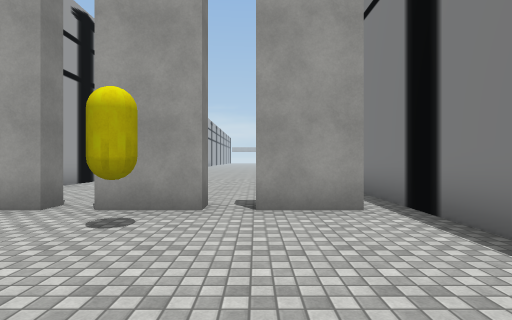
View 1 (above)

15 first-person views from a walk through a scene from a Unity 3-D project. The camera is 1.4 m above the floor, looks level and sees 80° across. The floor is counted in squares, 2 m on a side. Each view is taken from the middle of a square. On the plan, view 1 faces up. The plan holds only what a view shows up to about 10 squares ahead; the rest is blank. The place goes on beyond the plan. The player is left out. Some surface patterns are stand-ins.

View 2
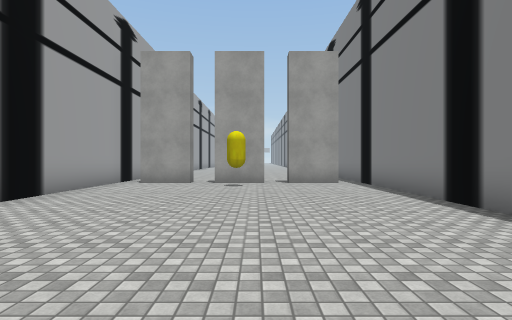

View 3
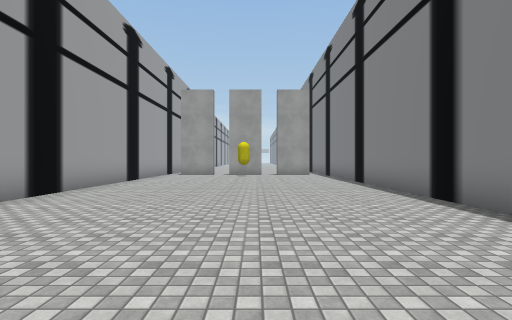

View 4
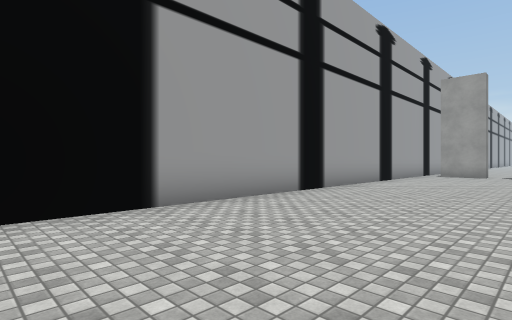

View 5
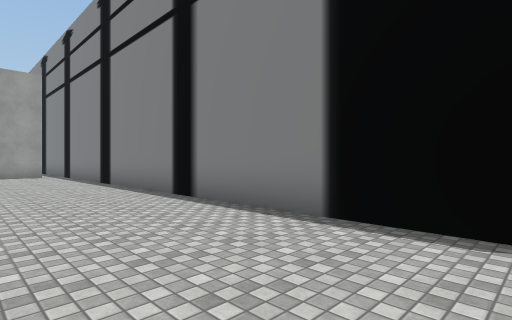

View 6
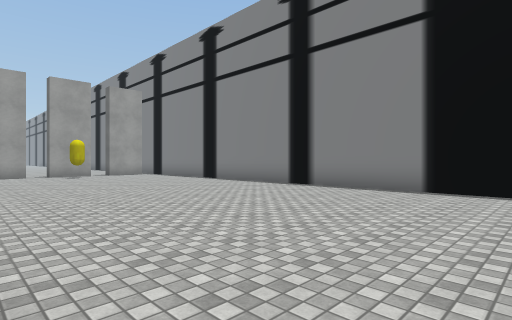

View 7
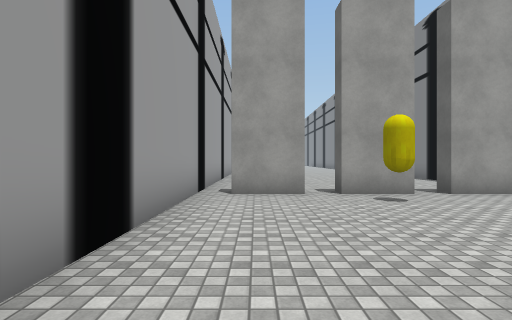

View 8
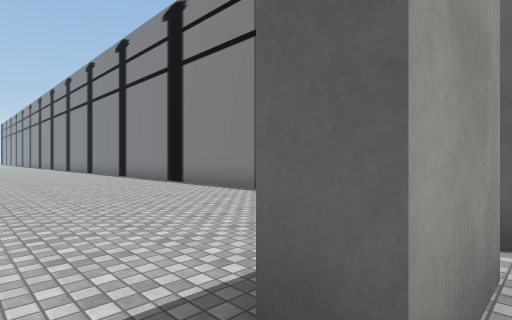

View 9
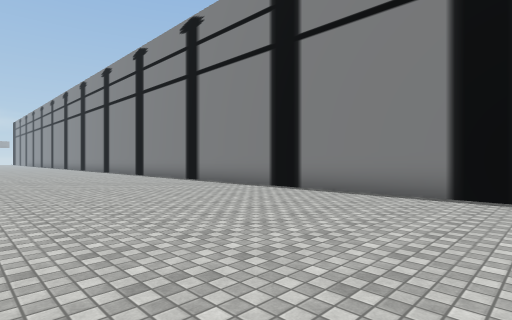

View 10
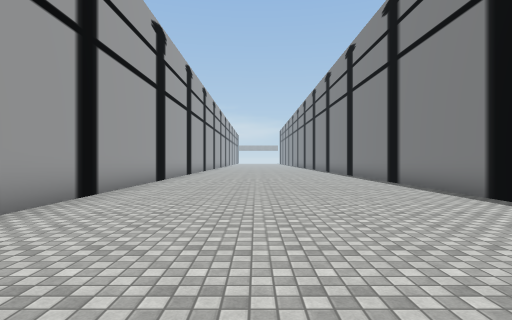

View 11
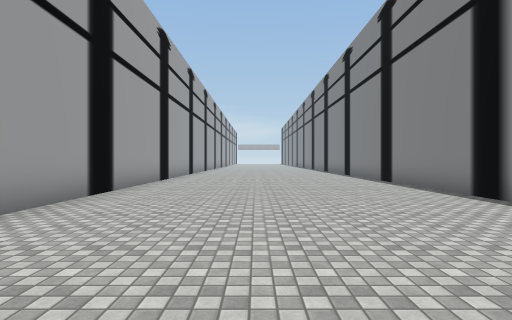

View 12
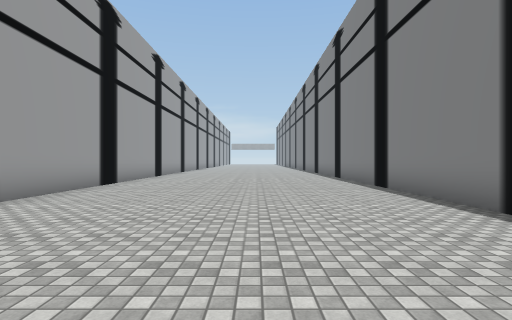

View 13
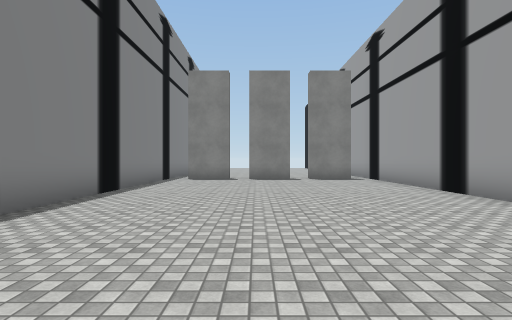

View 14
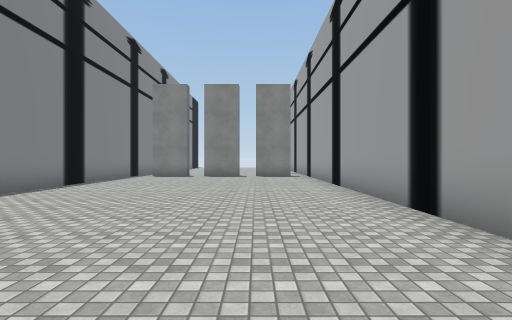

View 15
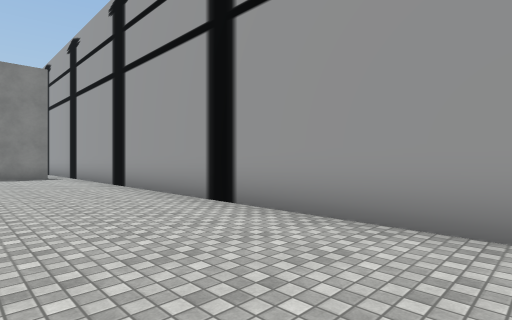

### Floor plan
Points are (right, up) in squares from view 1. A wall is a line through its corners. A room is listed if a view was taken in it or the views show most of it. See-through windows are left out.
Room 1 (views 1, 2, 3, 4, 5, 6, 7, 8)
walls: (2.4, -9.4) (2.4, 4.6); (-3, 4.8) (-3, 4.2) (-4.5, 4.2); (-0.7, 4.8) (-0.7, 4.2) (-2.2, 4.2) (-2.2, 4.8); (1.6, 4.2) (0, 4.2) (0, 4.8); (-5.2, 4.6) (-5.2, -8.1)
ways out: opening at (-5, 5) to room 2; opening at (2, 5) to room 2; gap at (-1.5, 5) to room 2
objects: yellow capsule (-2, 3)
Room 2 (views 9, 10, 11, 12, 13, 14, 15)
walls: (-5.2, 24) (-5.2, 4.6); (2.4, 4.6) (2.4, 24)
ways out: opening at (-5, 5) to room 1; opening at (2, 5) to room 1; gap at (-1.5, 5) to room 1

Where each view was taken, in squares from view 1:
view 1: 0 up, 0 right, facing up
view 2: 5 down, 1 left, facing up
view 3: 10 down, 1 left, facing up
view 4: 10 down, 1 left, facing up-left
view 5: 10 down, 1 left, facing up-right
view 6: 10 down, 5 left, facing up-right
view 7: 2 down, 4 left, facing up
view 8: 4 up, 3 left, facing up-right
view 9: 8 up, 4 left, facing up-right
view 10: 8 up, 2 left, facing up
view 11: 12 up, 2 left, facing up
view 12: 14 up, 1 left, facing up
view 13: 16 up, 1 left, facing down
view 14: 18 up, 3 left, facing down
view 15: 18 up, 2 left, facing down-left
